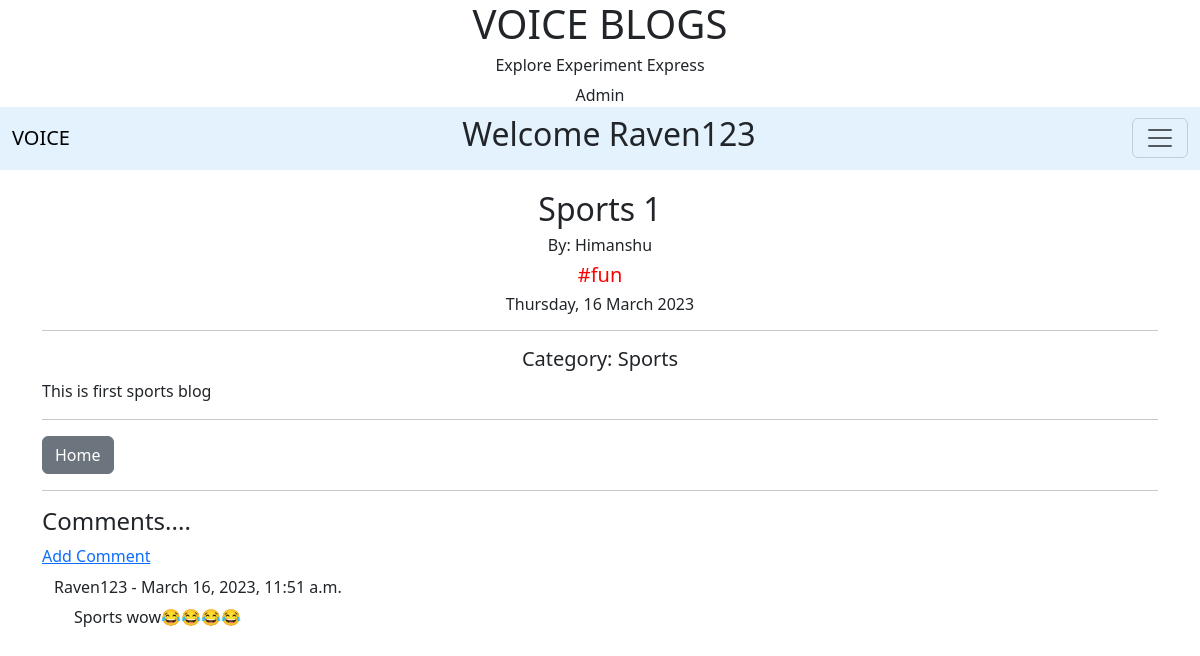
The app's page /blog/23 (signed in) with its own data.
### user/models.py (models this page shows, shortened)
class Blog(models.Model):
    title = models.CharField(max_length=50)
    content = models.TextField()
    title_tag = models.CharField(max_length=50)
    publish_date = models.DateTimeField(blank=True, null=True)
    author = models.ForeignKey(User, on_delete=models.CASCADE)
    category = models.CharField(max_length=40)
    class Meta:
        ordering = ['-publish_date']

class Comment(models.Model):
    blog = models.ForeignKey(Blog, related_name='comments', on_delete=models.CASCADE)
    author = models.ForeignKey(User, on_delete=models.CASCADE)
    text = models.TextField()
    time =  models.DateTimeField(auto_now_add=True)
    class Meta:
        ordering = ['-time']

### user/views.py (the view)
# urls.py: path("blog/<int:pk>",BlogDetailView.as_view(), name='blog-detail'),
class BlogDetailView(LoginRequiredMixin, generic.DetailView):
    login_url = '/login/'
    model = Blog
    context_object_name = 'blog'
    template_name = 'user/blogDetail.html'

### templates/user/blogDetail.html (shortened to what this page needs)
<!DOCTYPE html>
{% extends 'main/base.html'%}
{% block body_block %}
    <div class="container" id="blog-detail">
        <h2 class="text-center">{{blog.title}}</h2>
        <h6 class="text-center">By: {{blog.author.username}}</h6>
        <h5 class="text-center" style="color: red; ">{{ blog.title_tag }}</h5>
        {% if blog.publish_date == null %}
        <div class="text-center">
            <a href="{% url 'user:publishBlog' blog.pk%}"><button class="btn btn-warning">Publish</button></a>
        </div>
        {% else %}
        <h6 class="text-center">{{blog.publish_date|date:"l, d F Y"}}</h6>
        {% endif %}
        <hr>
        <h5 class="text-center">Category: {{blog.category}}</h5>
        <p>{{ blog.content|safe }}</p>
        <hr>
        <div class="funcBlog">
            <a href="{% url 'main:home' %}" class="btn btn-secondary">Home</a>
        </div>
        <hr>
        {% if blog.publish_date %}
            <h4>Comments....</h4>
            <a href="{% url 'user:comment' user.username blog.pk %}">Add Comment</a>
            <div class="container" id="comments">
                {% for comment in blog.comments.all %}
                    <h6>{{ comment.author}} - {{ comment.time }}&emsp;
                    </h6>
                    <p style="padding-left: 20px;">{{ comment.text }}</p>
                {% endfor %}
            </div>
        {% endif %}
    </div>
{% endblock %}

### templates/main/base.html (shortened to what this page needs)
<!DOCTYPE html>
<html lang="en">
<head>
    <link rel="stylesheet" href="https://cdn.jsdelivr.net/npm/bootstrap@5.3.0-alpha1/dist/css/bootstrap.min.css">
    <link rel="stylesheet" href="/static/css/base.css">
</head>
<body>
  <div class="container text-center">
    <h1>VOICE BLOGS</h1>
    <h6>Explore Experiment Express</h6>
    <a class="nav-link" href="/admin">Admin</a>
  </div>
  <nav class="navbar  sticky-top" style="background-color: #e3f2fd;">
    <div class="container-fluid" >
      <div>
        <a class="navbar-brand" href="{% url 'main:home' %}">VOICE</a>
      </div>
      {% if user.is_authenticated %}
      <div>
        <h2 class="text-center">Welcome {{user.username}}</h2>
      </div>
      {% endif %}
      <button class="navbar-toggler" type="button" data-bs-toggle="offcanvas" data-bs-target="#offcanvasDarkNavbar" aria-controls="offcanvasDarkNavbar">
        <span class="navbar-toggler-icon"></span>
      </button>
    </div>
  </nav>
    {% block body_block%}
    {% endblock%}
</body>
</html>

### static/css/base.css (style rules this page uses)
#blog-detail { margin-top: 20px; }
.funcBlog { display: flex; justify-content: space-between; }
#comments { margin-top: 10px; }

### records on screen
Blog: title "Sports 1", author.username "Himanshu", title_tag "#fun", publish_date "Thursday, 16 March 2023", category "Sports", content "This is first sports blog"
Comment: author "Raven123", time "March 16, 2023, 11:51 a.m.", text "Sports wow😂😂😂😂"

### other values on screen
{{ user.username }} "Raven123"
